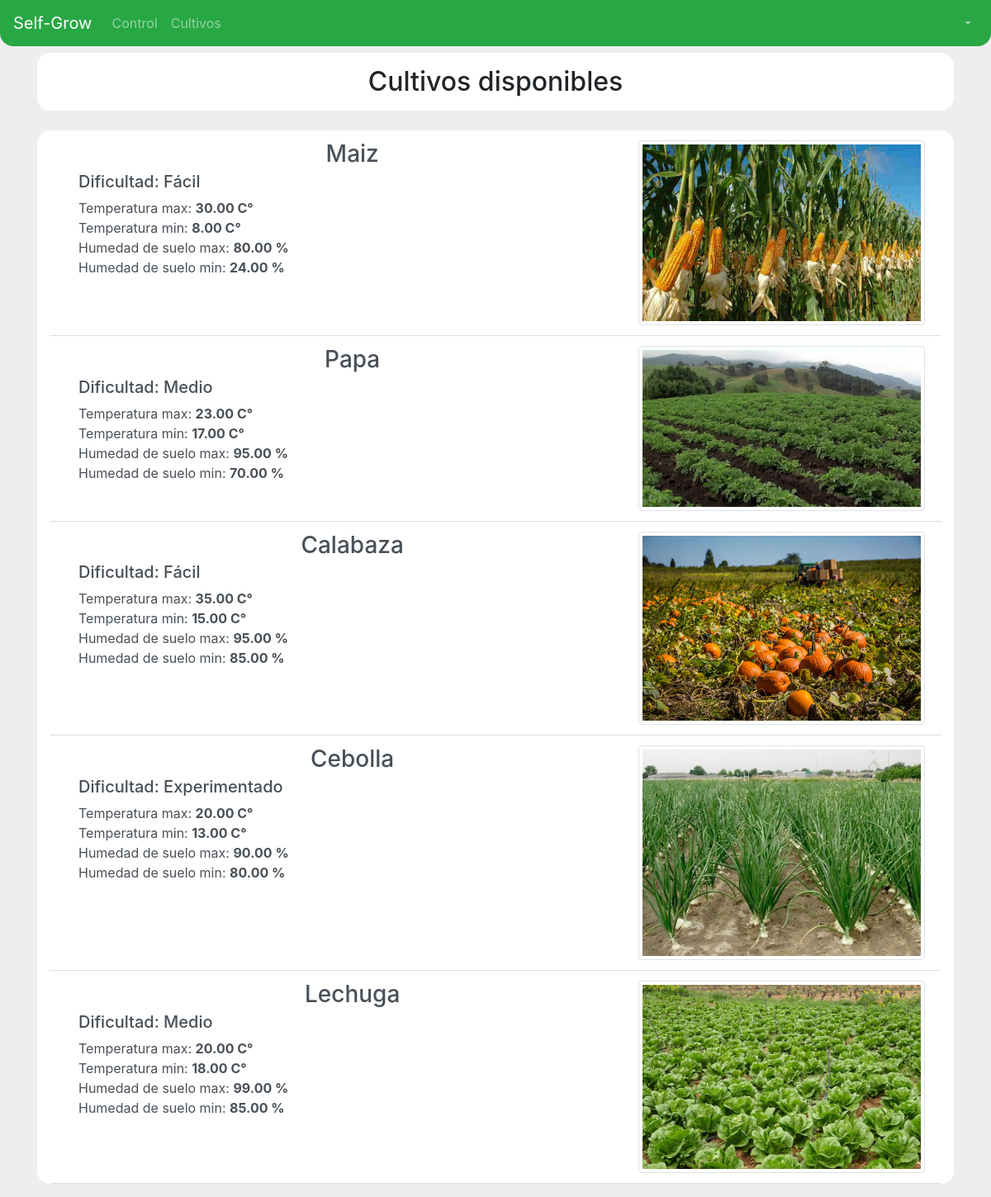
Page /cultivos/ on the committed database.
### cultivos/models.py (models this page shows, shortened)
class Cultivo(models.Model):
    dificultades = (
        ('F', 'Fácil'),
        ('M', 'Medio'),
        ('E', 'Experimentado')
    )
    nombre = models.CharField(verbose_name='Nombre del cultivo', max_length=50)
    descripcion = models.TextField(verbose_name='Descripcion del cultivo', blank=True)
    foto = models.ImageField(verbose_name='Foto', upload_to='fotos_cultivos/', height_field=None, width_field=None, max_length=None)
    temp_max = models.DecimalField(verbose_name='Temperatura maxima del cultivo', max_digits=4, decimal_places=2)
    temp_min = models.DecimalField(verbose_name='Temperatura minima del cultivo', max_digits=4, decimal_places=2)
    hum_aire_max = models.DecimalField(verbose_name='Humedad del aire maxima', max_digits=4, decimal_places=2)
    hum_aire_min = models.DecimalField(verbose_name='Humedad del aire minima', max_digits=4, decimal_places=2)
    hum_suelo_max = models.DecimalField(verbose_name='Humedad del suelo maxima', max_digits=4, decimal_places=2)
    hum_suelo_min = models.DecimalField(verbose_name='Humedad del suelo minima', max_digits=4, decimal_places=2)
    tiempo_cosecha = models.IntegerField(verbose_name="Tiempo estimado de cosecha")
    recomendaciones_generales = models.TextField(verbose_name='Recomendaciones generales para el cultivo', blank=True)
    dificultad = models.CharField(verbose_name='Dificultad del cultivo', choices=dificultades, max_length=50)

### cultivos/views.py (the view)
# urls.py: path('cultivos/', CultivoListView.as_view(), name='listar_cultivos'),
class CultivoListView(ListView):
    model = Cultivo

### cultivos/templates/cultivos/cultivo_list.html
{% extends 'base.html' %}
{% load static %}
{% block style_content %}
    <link rel="stylesheet" href="{% static 'css/CultivoLista.css' %}">
    <link rel="stylesheet" href="{% static 'css/CultivoRegistro.css' %}">
{% endblock style_content %}
{% block content %}
    <section id="section-container">
        <div class="container">
            <div class="row fila">
                <div class="col-12 text-center pt-3 pb-2">
                    <h2>Cultivos disponibles</h2>
                </div>
            </div>
            <div class="row fila mt-4">
                <div class="col-12">
                    <div class="list-group">
                        {% for cultivo in  object_list%}
                            <a href="{% url 'cultivos:detalle_cultivo' pk=cultivo.pk %}" class="list-group-item list-group-item-action flex-column">
                                <div class="d-flex w-100 justify-content-between">
                                    <div class="col-8">
                                        <div class="row">
                                            <div class="col-12 text-center">
                                                <h3 class="mb-1">{{ cultivo.nombre }}</h3>
                                            </div>
                                        </div>
                                        <div class="row">
                                            <div class="col-6">
                                                <h5>Dificultad: {{ cultivo.get_dificultad_display }}</h5>
                                                <p>Temperatura max: <strong>{{ cultivo.temp_max }} C°</strong><br>
                                                   Temperatura min: <strong>{{ cultivo.temp_min }} C°</strong> <br>
                                                   Humedad de suelo max: <strong>{{ cultivo.hum_suelo_max }} %</strong> <br>
                                                   Humedad de suelo min: <strong>{{ cultivo.hum_suelo_min }} %</strong></p>
                                            </div>
                                        </div>
                                    </div>
                                    <div class="col4">
                                        <img src="{{ cultivo.foto.url }}" class="img-thumbnail" alt="Responsive image">
                                    </div>
                                </div>
                            </a>
                        {% endfor %}
                    </div>
                </div>
            </div>
        </div>
    </section>
{% endblock content %}

### templates/base.html (shortened to what this page needs)
<!DOCTYPE html>
<html lang="en">
	<head>
		{% load static %}
		<link rel="stylesheet" href="https://stackpath.bootstrapcdn.com/bootstrap/4.5.0/css/bootstrap.min.css">
		<link rel="stylesheet" href="{% static 'css/base.css' %}">
		{% block style_content %}
		{% endblock style_content %}
	</head>
	<body>
		<header id="header-container">
			<div class="container-fluid">
				<nav class="navbar navbar-expand-lg navbar-dark bg-success fixed-top">
					<a class="navbar-brand" href="">Self-Grow</a>
					<div class="collapse navbar-collapse justify-content-between" id="navbarNavDropdown">
						<ul class="navbar-nav">
							<li class="nav-item {{active_pacientes}}">
								<a class="nav-link" href="{% url 'cultivos:control' %}">Control</a>
							</li>
							<li class="nav-item {{active_historias}}">
								<a class="nav-link" href="{% url 'cultivos:listar_cultivos' %}"">Cultivos</a>
							</li>
						</ul>
						<ul class="navbar-nav">
							<li class="nav-item dropdown">
								<a class="nav-link dropdown-toggle" data-toggle="dropdown" href="#" role="button" aria-haspopup="true" aria-expanded="false">{{user.first_name}} {{user.last_name}}</a>
							</li>
						</ul>
					</div>
				</nav>
			</div>
		</header>
		{% block content %}
		{% endblock content %}
	</body>
</html>

### static/css/base.css (style rules this page uses)
* { font-size: 16px; }
body { background-color: #eee; }
nav { border-radius: 0 0 1em 1em; }
#header-container { margin-bottom: 4em; }

### cultivos/static/css/CultivoLista.css (style rules this page uses)
.fila { background-color: white; border-radius: 1em; margin: 1em 0; }
.list-group-item { border: none; border-bottom-color: rgba(0, 0, 0, 0.125); border-bottom-style: solid; border-bottom-width: 1px; }

### cultivos/static/css/CultivoRegistro.css (style rules this page uses)
#section-container { margin: 1em 0; }

### rows in the picture
Cultivo: nombre "Maiz", dificultad "Fácil", temp_max "30.00", temp_min "8.00", hum_suelo_max "80.00", hum_suelo_min "24.00", foto (picture)
Cultivo: nombre "Papa", dificultad "Medio", temp_max "23.00", temp_min "17.00", hum_suelo_max "95.00", hum_suelo_min "70.00", foto (placeholder picture)
Cultivo: nombre "Calabaza", dificultad "Fácil", temp_max "35.00", temp_min "15.00", hum_suelo_max "95.00", hum_suelo_min "85.00", foto (picture)
Cultivo: nombre "Cebolla", dificultad "Experimentado", temp_max "20.00", temp_min "13.00", hum_suelo_max "90.00", hum_suelo_min "80.00", foto (picture)
Cultivo: nombre "Lechuga", dificultad "Medio", temp_max "20.00", temp_min "18.00", hum_suelo_max "99.00", hum_suelo_min "85.00", foto (picture)
